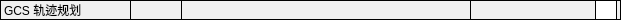
  <widget class="QWidget" name="widget" native="true">
   <property name="geometry">
    <rect>
     <x>0</x>
     <y>0</y>
     <width>621</width>
     <height>20</height>
    </rect>
   </property>
   <property name="styleSheet">
    <string notr="true">background-color: rgb(240, 240, 240);
border:1px solid;
border-top-color: rgb(0, 0, 0);
border-bottom-color: rgb(0, 0, 0);</string>
   </property>
   <widget class="QToolButton" name="toolButton_exit">
    <property name="geometry">
     <rect>
      <x>595</x>
      <y>0</y>
      <width>22</width>
      <height>20</height>
     </rect>
    </property>
    <property name="styleSheet">
     <string notr="true">
QToolButton{color: rgb(0, 0, 0);
border: 1px solid ;
background-color: white;
border-top-color: rgb(0, 0, 0);
border-left-color: rgb(0, 0, 0);
border-right-color: rgb(0, 0, 0);
	border-bottom-color: rgb(0, 0, 0);
}

QToolButton:hover{border: 2px solid ;
background-color: white;
border-right-color: rgb(255, 255, 255);
border-bottom-color: rgb(255, 255, 255);
border-top-color: rgb(136, 138, 133);
border-left-color: rgb(136, 138, 133);}

QToolButton:pressed{border: 2px solid ;
background-color: white;
border-right-color: rgb(136, 138, 133);
border-bottom-color: rgb(136, 138, 133);
border-top-color: rgb(136, 138, 133);
border-left-color: rgb(136, 138, 133); 
padding-left:3px; padding-top:3px;border-style: inset;}</string>
    </property>
    <property name="text">
     <string/>
    </property>
    <property name="icon">
     <iconset resource="resource/images.qrc">
      <normaloff>:/icons/droneicon/ic_x_pressed.png</normaloff>:/icons/droneicon/ic_x_pressed.png</iconset>
    </property>
   </widget>
   <widget class="QLabel" name="label">
    <property name="geometry">
     <rect>
      <x>0</x>
      <y>0</y>
      <width>131</width>
      <height>20</height>
     </rect>
    </property>
    <property name="styleSheet">
     <string notr="true">font: 75 9pt &quot;padmaa-Bold.1.1&quot;;</string>
    </property>
    <property name="text">
     <string>GCS 轨迹规划</string>
    </property>
   </widget>
   <widget class="QLabel" name="label_2">
    <property name="geometry">
     <rect>
      <x>181</x>
      <y>0</y>
      <width>290</width>
      <height>20</height>
     </rect>
    </property>
    <property name="styleSheet">
     <string notr="true">font: 75 9pt &quot;padmaa-Bold.1.1&quot;;</string>
    </property>
    <property name="text">
     <string/>
    </property>
   </widget>
  </widget>
